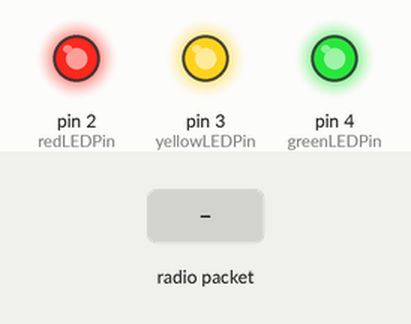
A sketch run on a simulated Arduino Uno, built with avr-gcc and run on an emulated ATmega328P. Parts: output pins drawn as LEDs (lit = HIGH). Inputs (shaded band) come from the test bench. No radio packets arrive unless stated; what the sketch prints to the serial monitor is not drawn.

Above: at 1.2 s.
1.3 s: radio packet "b1" arrives
At 2.1 s:
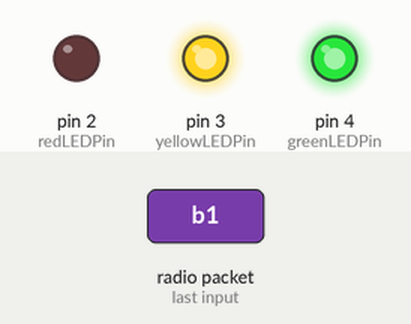
2.8 s: radio packet "b2" arrives
At 3.3 s:
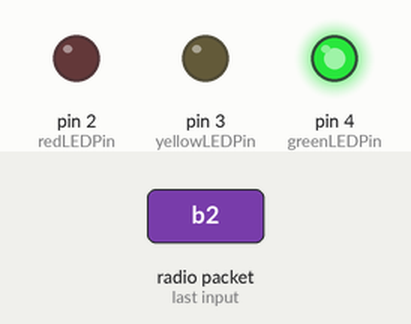
4.3 s: radio packet "b3" arrives
At 5.5 s:
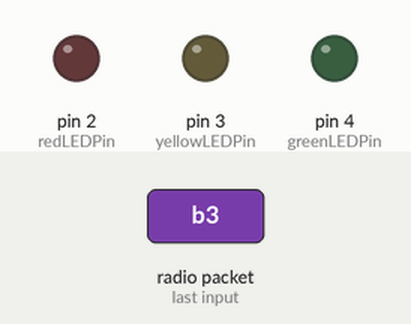
5.8 s: radio packet "b1" arrives
At 6.7 s:
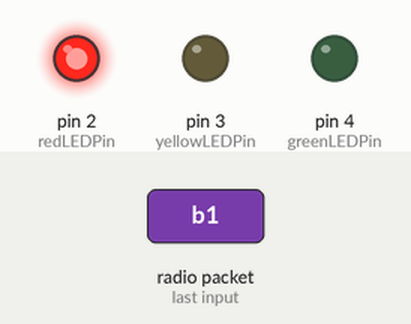
7.3 s: radio packet "b2" arrives
At 7.9 s:
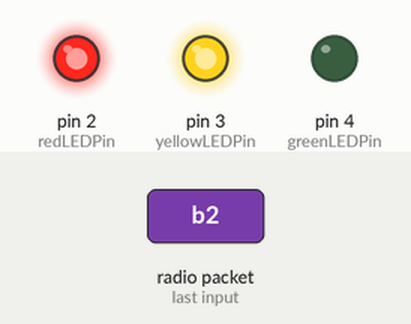
Timing chart, 0 to 9.8 s (numbered marks = the images above; inputs shaded):
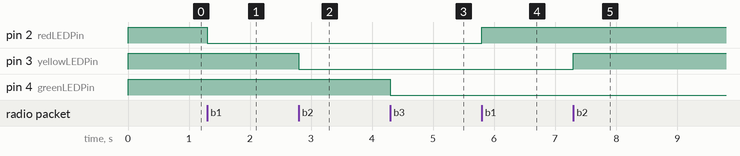

Measured:
- after the input at 1.3 s, pin 2 (redLEDPin): HIGH → LOW at once
- after the input at 2.8 s, pin 3 (yellowLEDPin): HIGH → LOW at once
- after the input at 4.3 s, pin 4 (greenLEDPin): HIGH → LOW at once
- after the input at 5.8 s, pin 2 (redLEDPin): LOW → HIGH at once
- after the input at 7.3 s, pin 3 (yellowLEDPin): LOW → HIGH at once

The sketch:

receiver_string.ino
```cpp
#include <SPI.h>
#include <nRF24L01.h>
#include <RF24.h>
#include <WString.h>

RF24 radio(8, 9);  // CE, CSN
const byte address[6] = "00001";

const int redLEDPin = 2;
const int yellowLEDPin = 3;
const int greenLEDPin = 4;

void setup() {
  Serial.begin(9600);
  Serial.println("Starting setup...");

  pinMode(redLEDPin, OUTPUT);
  pinMode(yellowLEDPin, OUTPUT);
  pinMode(greenLEDPin, OUTPUT);

  digitalWrite(redLEDPin, HIGH);
  digitalWrite(yellowLEDPin, HIGH);
  digitalWrite(greenLEDPin, HIGH);

  if (!radio.begin()) {
    Serial.println("Radio hardware not responding!!");
    while (1) {}  // hold in infinite loop
  }

  radio.setPALevel(RF24_PA_MIN);
  radio.setDataRate(RF24_250KBPS);
  radio.openReadingPipe(0, address);
  radio.startListening();

  Serial.println("Listening ...");
}

void loop() {
  if (radio.available()) {

    char text[32] = {0};
    radio.read(&text, sizeof(text));
    Serial.print("Recieved: [" + String(sizeof(text)) + "]" + String((char*)text) + " ==> ");

    for (int i = 0; i < sizeof(text); i++) {
      Serial.print((char)text[i]);
    }
    Serial.println();

    // memset(text, 0, sizeof(text));

    if (strcmp(text, "b1") == 0) {
      digitalWrite(redLEDPin, !digitalRead(redLEDPin));
    } else if (strcmp(text, "b2") == 0) {
      digitalWrite(yellowLEDPin, !digitalRead(yellowLEDPin));
    } else if (strcmp(text, "b3") == 0) {
      digitalWrite(greenLEDPin, !digitalRead(greenLEDPin));
    }
  }
}
```
